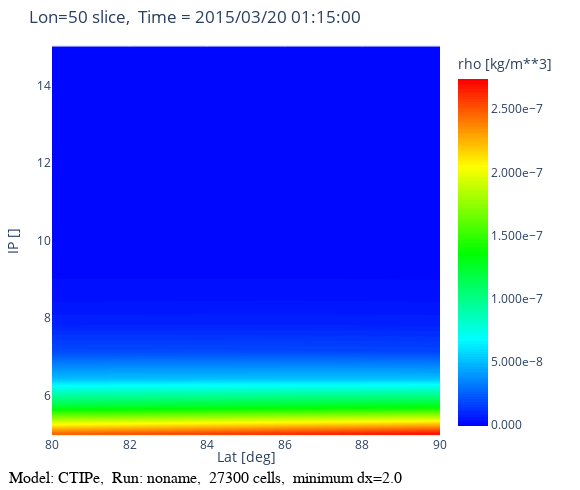

Source (notebook cell):
### Code cell
ctipe.set_plot('LatIP',cutV=50,latrange=dict(min=80,max=90),hrange=dict(min=5))
plot=ctipe.get_plot('rho',colorscale="Rainbow")
iplot(plot)

### Figure 1 — Plotly figure (JSON) as saved in the notebook; plotly's stock layout.template omitted (floating-point values rounded to 4 significant figures; data arrays with more than 128 entries replaced by an {"elided": "..."} marker saying what was removed)
{"data": [{"colorbar": {"tickformat": ".4g", "title": {"text": "rho [kg/m**3]"}}, "colorscale": [[0, "rgb(0,0,255)"], [0.25, "rgb(0,255,255)"], [0.5, "rgb(0,255,0)"], [0.75, "rgb(255,255,0)"], [1, "rgb(255,0,0)"]], "contours": {"coloring": "fill", "showlines": false}, "hovertemplate": "Lat: %{x:.2f}<br>IP: %{y:.2f}<br><b> %{z:.4g}</b><extra></extra>", "ncontours": 201, "type": "contour", "x": [80, 80.33, 80.67, 81, 81.33, 81.67, 82, 82.33, 82.67, 83, 83.33, 83.67, 84, 84.33, 84.67, 85, 85.33, 85.67, 86, 86.33, 86.67, 87, 87.33, 87.67, 88, 88.33, 88.67, 89, 89.33, 89.67, 90], "y": [5, 5.714, 6.429, 7.143, 7.857, 8.571, 9.286, 10, 10.71, 11.43, 12.14, 12.86, 13.57, 14.29, 15], "z": {"elided": "15x31 float values"}}], "layout": {"annotations": [{"font": {"size": 14}, "showarrow": false, "text": "Lat [deg]", "x": 0.5, "xref": "paper", "y": 0, "yref": "paper", "yshift": -32}, {"ax": 0, "ay": 0, "font": {"color": "#000000", "family": "sans serif", "size": 16}, "text": "Model: CTIPe,  Run: noname,  27300 cells,  minimum dx=2.0", "x": 0, "xanchor": "left", "xref": "paper", "xshift": -45, "y": 0, "yref": "paper", "yshift": -42}], "autosize": false, "height": 490, "margin": {"b": 45, "l": 40, "pad": 0, "r": 140, "t": 45}, "title": {"text": "Lon=50 slice,  Time = 2015/03/20 01:15:00"}, "width": 580, "xaxis": {"scaleanchor": "y", "title": {"text": ""}}, "yaxis": {"title": {"text": "IP []"}}}}
